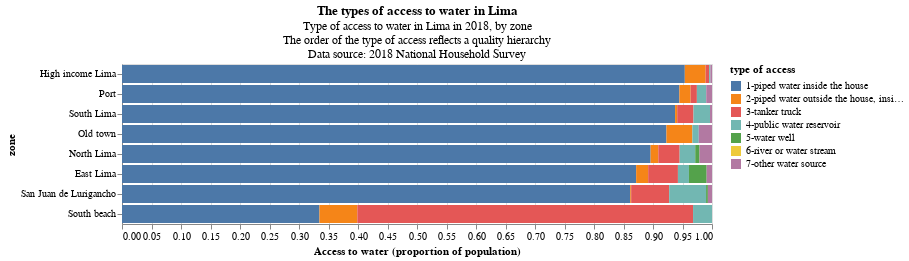

Notebook code for this chart:
### Markdown cell above
After this, each observation is a unique combination of `year`, `zone` and `type of access`. This is exactly what I need for my plot.

Now I will create my visualization. I used [this example](https://altair-viz.github.io/gallery/stacked_bar_chart.html) as the reference for my code.

### Code cell
alt.Chart(access_to_water2[access_to_water2['year'] == 2018]).mark_bar().encode(
    alt.Y('zone', sort=['High income Lima',
                        'Port',
                        'South Lima',
                        'Old town',
                        'North Lima',
                        'East Lima',
                        'San Juan de Lurigancho',
                        'South beach']),
    alt.X('access to water',
          scale=alt.Scale(domain=(0, 1)),
          axis=alt.Axis(title='Access to water (proportion of population)')),
    color = 'type of access',
    order=alt.Order('type of access',
                    sort='ascending')
).properties(
    width = 590,
    title={'text': 'The types of access to water in Lima',
           'subtitle': ['Type of access to water in Lima in 2018, by zone',
                        'The order of the type of access reflects a quality hierarchy',
                        'Data source: 2018 National Household Survey']}
)

### Figure 1 — Vega-Lite specification as saved in the notebook (floating-point values rounded to 4 significant figures)
{"config": {"view": {"continuousWidth": 400, "continuousHeight": 300}}, "data": {"name": "data-bb1ac5cb99fde7a01cb26a55f38bdb0d"}, "mark": "bar", "encoding": {"color": {"type": "nominal", "field": "type of access"}, "order": {"type": "nominal", "field": "type of access", "sort": "ascending"}, "x": {"type": "quantitative", "axis": {"title": "Access to water (proportion of population)"}, "field": "access to water", "scale": {"domain": [0, 1]}}, "y": {"type": "nominal", "field": "zone", "sort": ["High income Lima", "Port", "South Lima", "Old town", "North Lima", "East Lima", "San Juan de Lurigancho", "South beach"]}}, "title": {"text": "The types of access to water in Lima", "subtitle": ["Type of access to water in Lima in 2018, by zone", "The order of the type of access reflects a quality hierarchy", "Data source: 2018 National Household Survey"]}, "width": 590, "$schema": "https://vega.github.io/schema/vega-lite/v4.0.2.json", "datasets": {"data-bb1ac5cb99fde7a01cb26a55f38bdb0d": [{"year": 2018, "zone": "East Lima", "type of access": "1-piped water inside the house", "access to water": 0.8714}, {"year": 2018, "zone": "East Lima", "type of access": "2-piped water outside the house, inside the property", "access to water": 0.02036}, {"year": 2018, "zone": "East Lima", "type of access": "3-tanker truck", "access to water": 0.05044}, {"year": 2018, "zone": "East Lima", "type of access": "4-public water reservoir", "access to water": 0.01867}, {"year": 2018, "zone": "East Lima", "type of access": "5-water well", "access to water": 0.03004}, {"year": 2018, "zone": "East Lima", "type of access": "6-river or water stream", "access to water": 0.0}, {"year": 2018, "zone": "East Lima", "type of access": "7-other water source", "access to water": 0.009042}, {"year": 2018, "zone": "High income Lima", "type of access": "1-piped water inside the house", "access to water": 0.9539}, {"year": 2018, "zone": "High income Lima", "type of access": "2-piped water outside the house, inside the property", "access to water": 0.0353}, {"year": 2018, "zone": "High income Lima", "type of access": "3-tanker truck", "access to water": 0.005954}, {"year": 2018, "zone": "High income Lima", "type of access": "4-public water reservoir", "access to water": 0.002058}, {"year": 2018, "zone": "High income Lima", "type of access": "5-water well", "access to water": 0.0}, {"year": 2018, "zone": "High income Lima", "type of access": "6-river or water stream", "access to water": 0.0}, {"year": 2018, "zone": "High income Lima", "type of access": "7-other water source", "access to water": 0.002773}, {"year": 2018, "zone": "North Lima", "type of access": "1-piped water inside the house", "access to water": 0.8959}, {"year": 2018, "zone": "North Lima", "type of access": "2-piped water outside the house, inside the property", "access to water": 0.01308}, {"year": 2018, "zone": "North Lima", "type of access": "3-tanker truck", "access to water": 0.03614}, {"year": 2018, "zone": "North Lima", "type of access": "4-public water reservoir", "access to water": 0.02642}, {"year": 2018, "zone": "North Lima", "type of access": "5-water well", "access to water": 0.007326}, {"year": 2018, "zone": "North Lima", "type of access": "6-river or water stream", "access to water": 0.0}, {"year": 2018, "zone": "North Lima", "type of access": "7-other water source", "access to water": 0.02109}, {"year": 2018, "zone": "Old town", "type of access": "1-piped water inside the house", "access to water": 0.9228}, {"year": 2018, "zone": "Old town", "type of access": "2-piped water outside the house, inside the property", "access to water": 0.044}, {"year": 2018, "zone": "Old town", "type of access": "3-tanker truck", "access to water": 0.0}, {"year": 2018, "zone": "Old town", "type of access": "4-public water reservoir", "access to water": 0.01085}, {"year": 2018, "zone": "Old town", "type of access": "5-water well", "access to water": 0.0}, {"year": 2018, "zone": "Old town", "type of access": "6-river or water stream", "access to water": 0.0}, {"year": 2018, "zone": "Old town", "type of access": "7-other water source", "access to water": 0.0224}, {"year": 2018, "zone": "Port", "type of access": "1-piped water inside the house", "access to water": 0.9447}, {"year": 2018, "zone": "Port", "type of access": "2-piped water outside the house, inside the property", "access to water": 0.01903}, {"year": 2018, "zone": "Port", "type of access": "3-tanker truck", "access to water": 0.01065}, {"year": 2018, "zone": "Port", "type of access": "4-public water reservoir", "access to water": 0.01584}, {"year": 2018, "zone": "Port", "type of access": "5-water well", "access to water": 0.0}, {"year": 2018, "zone": "Port", "type of access": "6-river or water stream", "access to water": 0.0}, {"year": 2018, "zone": "Port", "type of access": "7-other water source", "access to water": 0.009786}, {"year": 2018, "zone": "San Juan de Lurigancho", "type of access": "1-piped water inside the house", "access to water": 0.8614}, {"year": 2018, "zone": "San Juan de Lurigancho", "type of access": "2-piped water outside the house, inside the property", "access to water": 0.001543}, {"year": 2018, "zone": "San Juan de Lurigancho", "type of access": "3-tanker truck", "access to water": 0.06442}, {"year": 2018, "zone": "San Juan de Lurigancho", "type of access": "4-public water reservoir", "access to water": 0.06258}, {"year": 2018, "zone": "San Juan de Lurigancho", "type of access": "5-water well", "access to water": 0.003002}, {"year": 2018, "zone": "San Juan de Lurigancho", "type of access": "6-river or water stream", "access to water": 0.0}, {"year": 2018, "zone": "San Juan de Lurigancho", "type of access": "7-other water source", "access to water": 0.007004}, {"year": 2018, "zone": "South Lima", "type of access": "1-piped water inside the house", "access to water": 0.9374}, {"year": 2018, "zone": "South Lima", "type of access": "2-piped water outside the house, inside the property", "access to water": 0.003597}, {"year": 2018, "zone": "South Lima", "type of access": "3-tanker truck", "access to water": 0.0276}, {"year": 2018, "zone": "South Lima", "type of access": "4-public water reservoir", "access to water": 0.02804}, {"year": 2018, "zone": "South Lima", "type of access": "5-water well", "access to water": 0.0}, {"year": 2018, "zone": "South Lima", "type of access": "6-river or water stream", "access to water": 0.0}, {"year": 2018, "zone": "South Lima", "type of access": "7-other water source", "access to water": 0.00335}, {"year": 2018, "zone": "South beach", "type of access": "1-piped water inside the house", "access to water": 0.3347}, {"year": 2018, "zone": "South beach", "type of access": "2-piped water outside the house, inside the property", "access to water": 0.06422}, {"year": 2018, "zone": "South beach", "type of access": "3-tanker truck", "access to water": 0.569}, {"year": 2018, "zone": "South beach", "type of access": "4-public water reservoir", "access to water": 0.03211}, {"year": 2018, "zone": "South beach", "type of access": "5-water well", "access to water": 0.0}, {"year": 2018, "zone": "South beach", "type of access": "6-river or water stream", "access to water": 0.0}, {"year": 2018, "zone": "South beach", "type of access": "7-other water source", "access to water": 0.0}]}}
